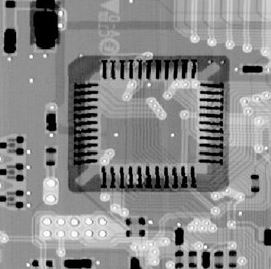
//> input picture hw2/hw2/origin.JPG, 271 x 269 px
$ ./main   (built with g++ and OpenCV 4)
//> lines starting //> are read from the running program, lines starting //| are printed output that depends on the picture
#include <opencv2\opencv.hpp>
#include <opencv2\core\core.hpp>
#include <opencv2\highgui\highgui.hpp>

using namespace cv;
using namespace std;

void centralize(Mat &image)
{
	for (int i = 0; i < image.rows; i++) {
		for (int j = 0; j < image.cols; j++) {
			image.at<float>(i, j) *= pow(-1, i + j);
		}
	}
}

Mat performDFT(const Mat &srcImage)
{
	//获得最佳的DFT尺寸
	int m, n;
	m = getOptimalDFTSize(srcImage.rows);
	n = getOptimalDFTSize(srcImage.cols);
	//边界扩展
	Mat dstImage;
	srcImage.convertTo(dstImage, CV_32F);
	copyMakeBorder(dstImage, dstImage, 0, m - srcImage.rows, 0, n - srcImage.cols, BORDER_CONSTANT, Scalar::all(0));
	//中心化
	centralize(dstImage);
	//新建两页的浮点数array，其中第一页用中心化后的图像初始化，第二页初始化为0
	Mat imgArray[] = { Mat_<float>(dstImage), Mat::zeros(dstImage.size(), CV_32F) };
	//把两页合成一个2通道的图像
	merge(imgArray, 2, dstImage);
	//dft，傅里叶变换结果为复数。通道1存的是实部，通道2存的是虚部。
	dft(dstImage, dstImage);
	return dstImage;
}

Mat calcSpectrum(const Mat &srcImage)
{
	//将二通道图像分割成两个单通道图像
	Mat imgArray[2];
	split(srcImage, imgArray);
	//计算幅值
	Mat dstImage;
	magnitude(imgArray[0], imgArray[1], dstImage);
	//取log(1+|F|)
	dstImage += Scalar(1);
	log(dstImage, dstImage);
	//归一化
	normalize(dstImage, dstImage, 0, 1, NORM_MINMAX);
	return dstImage;
}

Mat filter(const Mat &srcImage)
{
	//巴特沃斯滤波器
	Mat BF(srcImage.size(), CV_32F);
	Mat dstImage(srcImage.size(), CV_32F);
	int Dl = 1500, Dh = 40000;
	int n = 4;
	float lp, hp;
	for (int i = 0; i < srcImage.rows; i++) {
		for (int j = 0; j < srcImage.cols; j++) {
			//低通部分
			lp = 1 / (1 + pow(((pow((i + 1 - srcImage.rows / 2), 2) + pow((j + 1 - srcImage.cols / 2), 2)) / (Dl ^ 2)), n));
			//高通部分
			hp = 1 / (1 + pow((Dh ^ 2) / ((pow((i + 1 - srcImage.rows / 2), 2) + pow((j + 1 - srcImage.cols / 2), 2))), n));
			BF.at<float>(i, j) = lp + hp;
		}
	}
	//调整带阻滤波器，使阻带部分衰减至10%（而非完全阻断）
	normalize(BF, BF, 0.1, 1, CV_MINMAX);
	//频域滤波
	multiply(srcImage, BF, dstImage);
	imshow("Butterworth Filter", BF);
	return dstImage;
}

Mat performIDFT(const Mat &srcImage)
{
	//将二通道图像分割成两个单通道图像
	Mat imgArray[2];
	split(srcImage, imgArray);
	//频域滤波
	imgArray[0] = filter(imgArray[0]);
	imgArray[1] = filter(imgArray[1]);
	//把滤波后的实部和虚部合成一个2通道的图像
	Mat dstImage;
	merge(imgArray, 2, dstImage);
	//idft，取实部
	idft(dstImage, dstImage, DFT_REAL_OUTPUT);
	//中心化
	centralize(dstImage);
	//归一化
	normalize(dstImage, dstImage, 0, 1, CV_MINMAX);
	return dstImage;
}

int main()
{
	//读取原图
	Mat srcImage = imread("origin.jpg", 0);
//> srcImage is the input picture: 269 rows x 271 cols, CV_8UC1; min 0, max 255, mean 136.8
	imshow("Source Image", srcImage);
	if (!srcImage.data)
	{
		cout << "fail to load image!" << endl;
	}
	//计算原图频谱
	Mat srcDFT, srcSpec;
	srcDFT = performDFT(srcImage);
//> after the loop in centralize, `for (int i = 0; i < image.rows; i++)`:
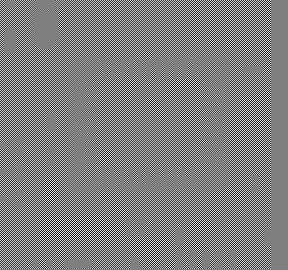
//> image: 270 rows x 288 cols, CV_32FC1; min -255, max 255, mean 0; drawn with min black and max white
//> in performDFT, `Mat imgArray[] = { Mat_<float>(dstImage), Mat::zeros(dstImage.size(), ..`: imgArray[1]: 270 rows x 288 cols, CV_32FC1; every value is 0
	srcSpec = calcSpectrum(srcDFT);
//> in calcSpectrum, `split(srcImage, imgArray);`:
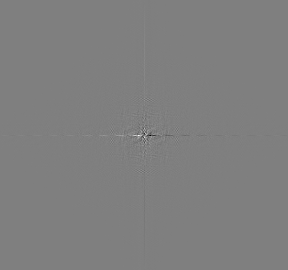
//> imgArray[1]: 270 rows x 288 cols, CV_32FC1; min -715397, max 715397, mean 0; drawn with min black and max white
	imshow("Source Spectrum Image", srcSpec);
	//读取加噪图像
	Mat noiImage = imread("addnoise.jpg", 0);
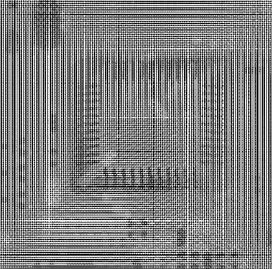
//> input picture hw2/hw2/addnoise.JPG, 272 x 269 px
//> noiImage is the input picture: 269 rows x 272 cols, CV_8UC1; min 0, max 255, mean 128.6
	imshow("Noisy Image", noiImage);
	if (!noiImage.data)
	{
		cout << "fail to load image!" << endl;
	}
	//计算加噪图频谱
	Mat noiDFT, noiSpec, filSpec;
	noiDFT = performDFT(noiImage);
//> after the loop in centralize (call 2), `for (int i = 0; i < image.rows; i++)`:
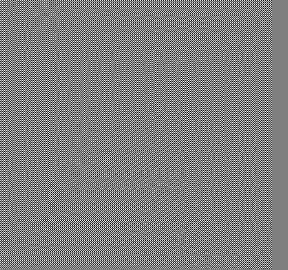
//> image: 270 rows x 288 cols, CV_32FC1; min -255, max 255, mean 0; drawn with min black and max white
	noiSpec = calcSpectrum(noiDFT);
	imshow("Noisy Spectrum Image", noiSpec);
	//频域滤波
	filSpec = filter(noiSpec);
//> after the loop in filter, `for (int i = 0; i < srcImage.rows; i++)`:
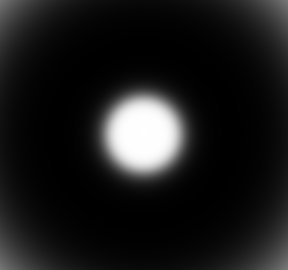
//> BF: 270 rows x 288 cols, CV_32FC1; min 0.00282, max 1, mean 0.107
	imshow("Filtered Spectrum", filSpec);
	Mat dstImage = performIDFT(noiDFT);
//> after the loop in centralize (call 3), `for (int i = 0; i < image.rows; i++)`:
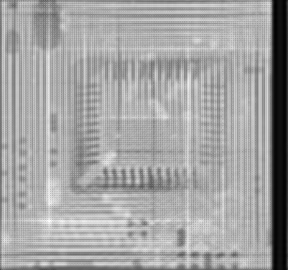
//> image: 270 rows x 288 cols, CV_32FC1; min -839073.5, max 15137479, mean 9407382; drawn with min black and max white
	//裁剪扩展的边界
	dstImage = dstImage(Rect(0, 0, noiImage.cols, noiImage.rows));
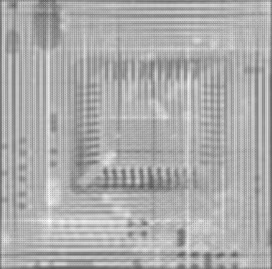
//> dstImage: 269 rows x 272 cols, CV_32FC1; min 0.342, max 1, mean 0.676
	imshow("Filtered Image", dstImage);
	waitKey(0);
	return 0;
}
